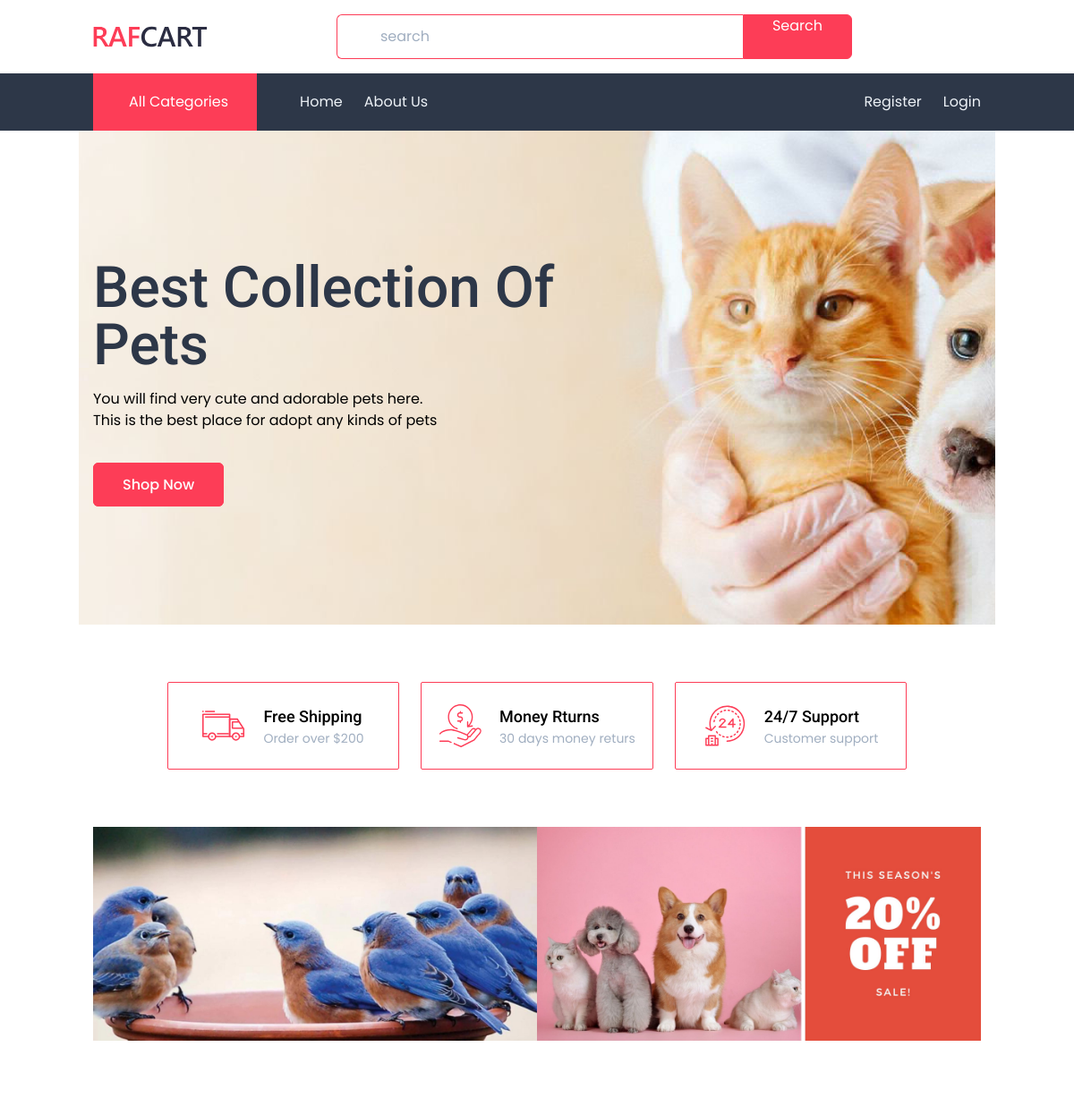
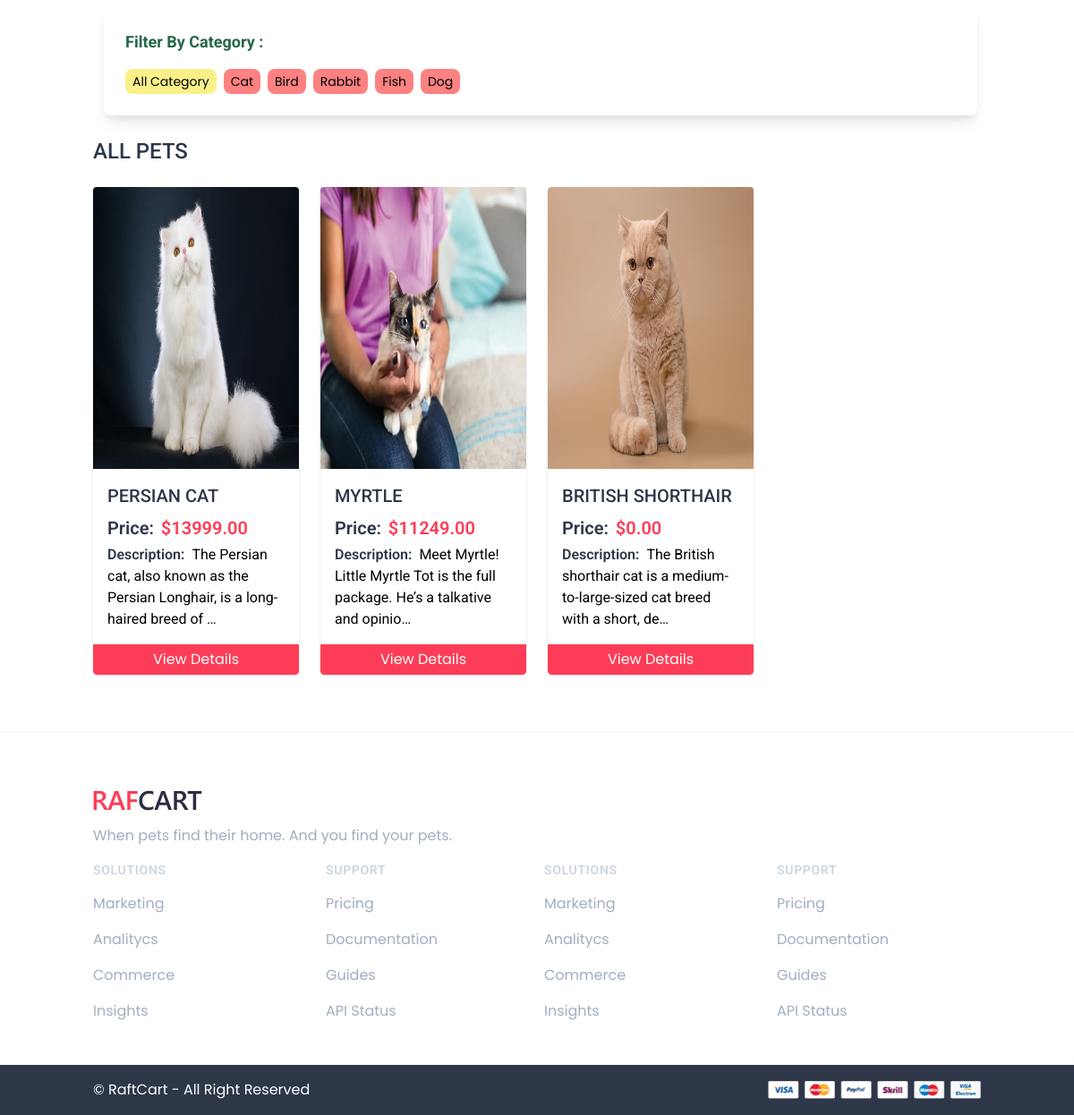
/category/cat/, run on the app's committed database (2 pictures, top to bottom).
### categories/models.py (models this page shows, shortened)
class Category(models.Model):
    category_name = models.CharField(max_length=100)
    slug = models.SlugField(max_length=100,unique=True, null=True, blank=True)

### pets/models.py (models this page shows, shortened)
class Pet(models.Model):
    pet_title = models.CharField(max_length=50)
    description = models.TextField()
    price =models.DecimalField(decimal_places=2, max_digits = 12)
    category = models.ForeignKey(Category, on_delete=models.CASCADE)
    customer = models.ForeignKey(User, on_delete=models.CASCADE, blank = True, null = True)
    adopted_by = models.ManyToManyField(User, related_name='adopted_pet', blank=True)
    images = models.ImageField(upload_to='pets/media/uploads/')
    quantity = models.PositiveIntegerField(default=1)

### core/views.py (the view)
# urls.py: path('', views.home, name='home'),
def home(request, category_slug = None):
    data = Pet.objects.all()
    if category_slug is not None:
        category = Category.objects.get(slug = category_slug)
        data = Pet.objects.filter(category  = category)
    categories = Category.objects.all()
    return render(request, 'index.html', {'data' : data, 'category' : categories})

### core/templates/index.html (shortened to what this page needs)
{% extends 'base.html' %} {% load static %} {% block head_title %}Raft Cart{% endblock %} {% block content %}
<body>
    <div class="bg-cover bg-no-repeat bg-center py-36" style="background-image: url('{% static 'images/slidePackagesandPlans.jpg'%}');">
        <div class="container">
            <h1 class="text-6xl text-gray-800 font-medium mb-4 capitalize">
                best collection Of <br> Pets
            </h1>
            <p>You will find very cute and adorable pets here.<br>
                This is the best place
                for adopt any kinds of pets</p>
            <div class="mt-12">
                <a href="{% url 'home' %}" class="bg-primary border border-primary text-white px-8 py-3 font-medium
                    rounded-md hover:bg-transparent hover:text-primary">Shop Now</a>
            </div>
        </div>
    </div>
    <div class="container py-16">
        <div class="w-10/12 grid grid-cols-1 md:grid-cols-3 gap-6 mx-auto justify-center">
            <div class="border border-primary rounded-sm px-3 py-6 flex justify-center items-center gap-5">
                <img src="{% static 'images/icons/delivery-van.svg'%}" alt="Delivery" class="w-12 h-12 object-contain">
                <div>
                    <h4 class="font-medium capitalize text-lg">Free Shipping</h4>
                    <p class="text-gray-500 text-sm">Order over $200</p>
                </div>
            </div>
            <div class="border border-primary rounded-sm px-3 py-6 flex justify-center items-center gap-5">
                <img src="{% static 'images/icons/money-back.svg'%}" alt="Delivery" class="w-12 h-12 object-contain">
                <div>
                    <h4 class="font-medium capitalize text-lg">Money Rturns</h4>
                    <p class="text-gray-500 text-sm">30 days money returs</p>
                </div>
            </div>
            <div class="border border-primary rounded-sm px-3 py-6 flex justify-center items-center gap-5">
                <img src="{% static 'images/icons/service-hours.svg'%}" alt="Delivery" class="w-12 h-12 object-contain">
                <div>
                    <h4 class="font-medium capitalize text-lg">24/7 Support</h4>
                    <p class="text-gray-500 text-sm">Customer support</p>
                </div>
            </div>
        </div>
    </div>
    <div class="container pb-16">
        <a href="#">
            <img src="{% static 'images/20%off.jpg'%}" alt="ads" class="w-full">
        </a>
    </div>
    <div class="bg-gray-150">
        <div class="container mt-1 mx-auto p-6 ml-1">
            <div class="bg-white p-6 rounded-lg shadow-lg">
                <h2 class="text-lg font-bold mb-4 text-green-800">Filter By Category :</h2>
                <div class="flex flex-wrap gap-2">
                    <a href="{% url 'home' %}" class="bg-yellow-300 hover:bg-green-500 py-1 px-2 rounded-lg text-sm">All Category</a>
                {% for cat in category %}
                  <a href="{% url 'category_wise_pet' cat.slug %}" class="bg-red-400 hover:bg-green-300 py-1 px-2 rounded-lg text-sm">{{cat.category_name}}</a>
                {% endfor %}
            </div>
            </div>
        </div>
      </div>
    <div class="container pb-16">
        <h2 class="text-2xl font-medium text-gray-800 uppercase mb-6">All pets</h2>
        <div class="grid grid-cols-1 md:grid-cols-4 gap-6">
            {% for pet in data %}
                <div class="bg-white shadow rounded overflow-hidden group">
                    <div class="relative">
                        <img src="{{ pet.images.url }}" alt="pets" style="height: 315px; width: 474px;">
                    </div>
                    <div class="pt-4 pb-3 px-4">
                            <h4 class="uppercase font-medium text-xl mb-2 text-gray-800 hover:text-primary transition">{{pet.pet_title}}</h4>
                        <div class="flex items-baseline mb-1 space-x-2">
                            <p class="space-x-1  font-roboto">
                                <span class="text-gray-800 text-xl font-semibold">Price:</span>
                                <span class="text-primary text-xl font-semibold">${{pet.price}}</span>
                            </p>
                        </div>
                        <div class="flex items-baseline mb-1 space-x-2">
                            <p class="space-x-1  font-roboto">
                                <span class="text-gray-800 font-semibold">Description:</span>
                                <span>{{pet.description |truncatechars:80}}</span>
                            </p>
                        </div>
                    </div>
                    <a href="{% url 'detail_pet' pet.id %}" class="block w-full py-1 text-center text-white bg-primary border border-primary rounded-b hover:bg-transparent hover:text-primary transition">View Details</a>
                </div>
            {%endfor%}
        </div>
    </div>
</body>
{%endblock%}

### data on the page
Category: category_name "Cat"
Category: category_name "Bird"
Category: category_name "Rabbit"
Category: category_name "Fish"
Category: category_name "Dog"
Pet: images (picture), pet_title "PERSIAN CAT", price "13999.00", description "The Persian cat, also known as the Persian Longhair, is a long-haired breed of …"
Pet: images (picture), pet_title "MYRTLE", price "11249.00", description "Meet Myrtle! Little Myrtle Tot is the full package. He’s a talkative and opinio…"
Pet: images (picture), pet_title "BRITISH SHORTHAIR", price "0.00", description "The British shorthair cat is a medium-to-large-sized cat breed with a short, de…"
